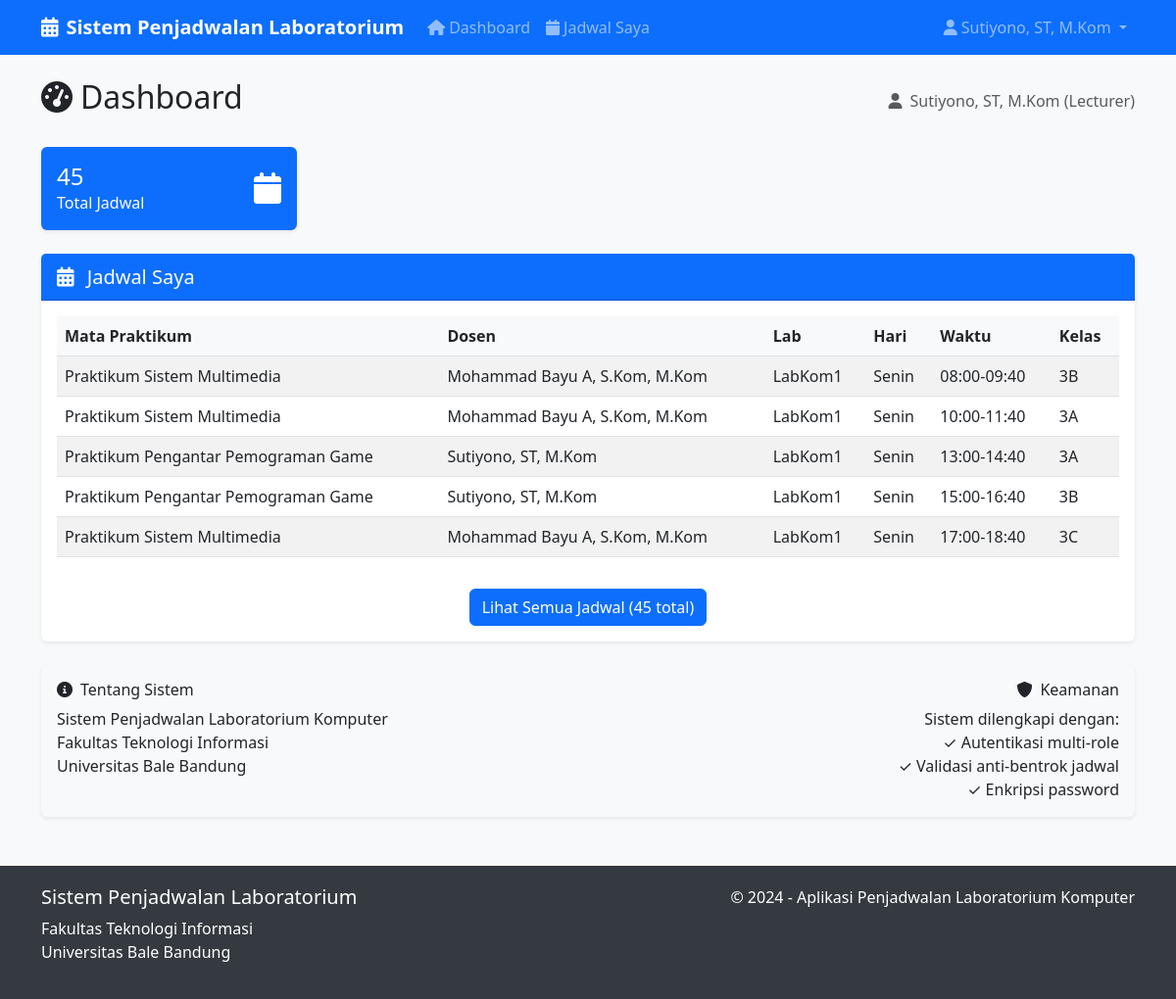
The app's page /dashboard (signed in) with its own data.
### app.py (models this page shows)
class User(db.Model):
    id = db.Column(db.Integer, primary_key=True)
    username = db.Column(db.String(80), unique=True, nullable=False)
    password = db.Column(db.String(120), nullable=False)
    role = db.Column(db.String(20), nullable=False)  # admin, staff, lecturer
    full_name = db.Column(db.String(100), nullable=False)
    schedules = db.relationship('Schedule', backref='lecturer', lazy=True)

class Schedule(db.Model):
    id = db.Column(db.Integer, primary_key=True)
    course_id = db.Column(db.Integer, db.ForeignKey('practicum.id'), nullable=False)
    lecturer_id = db.Column(db.Integer, db.ForeignKey('user.id'), nullable=False)
    lab_id = db.Column(db.Integer, db.ForeignKey('lab.id'), nullable=False)
    day = db.Column(db.String(10), nullable=False)  # Senin, Selasa, etc.
    time_slot = db.Column(db.String(20), nullable=False)  # 08:00-10:00, etc.
    class_name = db.Column(db.String(5), nullable=False)  # A, B, C
    created_at = db.Column(db.DateTime, default=datetime.utcnow)

class Practicum(db.Model):
    id = db.Column(db.Integer, primary_key=True)
    code = db.Column(db.String(20), unique=True, nullable=False)
    practicum_name = db.Column(db.String(100), nullable=False)
    semester = db.Column(db.Integer, nullable=False)  # 1-8
    sks = db.Column(db.Integer, nullable=False)  # 1-4
    schedules = db.relationship('Schedule', backref='practicum', lazy=True)

class Lab(db.Model):
    id = db.Column(db.Integer, primary_key=True)
    lab_name = db.Column(db.String(50), nullable=False)
    capacity = db.Column(db.Integer, nullable=False)
    schedules = db.relationship('Schedule', backref='laboratory', lazy=True)

### app.py (the view)
@app.route('/dashboard')
def dashboard():
    if 'user_id' not in session:
        return redirect(url_for('login'))
    user = User.query.get(session['user_id'])
    schedules = Schedule.query.all()
    practicums = Practicum.query.all()
    labs = Lab.query.all()
    users = User.query.all() if user.role == 'admin' else []
    return render_template('dashboard.html', user=user, schedules=schedules, courses=practicums, labs=labs, users=users)

### templates/dashboard.html (shortened to what this page needs)
{% extends "base.html" %}
{% block content %}
<div class="row">
    <div class="col-12">
        <div class="d-flex justify-content-between align-items-center mb-4">
            <h2><i class="fas fa-tachometer-alt me-2"></i>Dashboard</h2>
            <div class="text-muted">
                <i class="fas fa-user me-2"></i>{{ user.full_name }} ({{ user.role.title() }})
            </div>
        </div>
    </div>
</div>
<div class="row mb-4">
    <div class="col-md-3">
        <div class="card bg-primary text-white">
            <div class="card-body">
                <div class="d-flex justify-content-between">
                    <div>
                        <h4 class="mb-0">{{ schedules|length }}</h4>
                        <p class="mb-0">Total Jadwal</p>
                    </div>
                    <div class="align-self-center">
                        <i class="fas fa-calendar fa-2x"></i>
                    </div>
                </div>
            </div>
        </div>
    </div>
</div>
<div class="row">
    <div class="col-12">
        <div class="card">
            <div class="card-header d-flex justify-content-between align-items-center">
                <h5 class="mb-0">
                    <i class="fas fa-calendar-alt me-2"></i>
                    {% if user.role == 'lecturer' %}Jadwal Saya{% else %}Overview Jadwal{% endif %}
                </h5>
                <a href="{{ url_for('schedules') }}" class="btn btn-sm btn-outline-primary">
                    <i class="fas fa-list me-1"></i>Lihat Semua
                </a>
            </div>
            <div class="card-body">
                {% if schedules %}
                <div class="table-responsive">
                    <table class="table table-striped">
                        <thead>
                            <tr>
                                <th>Mata Praktikum</th>
                                <th>Dosen</th>
                                <th>Lab</th>
                                <th>Hari</th>
                                <th>Waktu</th>
                                <th>Kelas</th>
                            </tr>
                        </thead>
                        <tbody>
                            {% for schedule in schedules[:5] %}
                            <tr>
                                <td>{{ schedule.practicum.practicum_name }}</td>
                                <td>{{ schedule.lecturer.full_name }}</td>
                                <td>{{ schedule.laboratory.lab_name }}</td>
                                <td>{{ schedule.day }}</td>
                                <td>{{ schedule.time_slot }}</td>
                                <td>{{ schedule.practicum.semester }}{{ schedule.class_name }}</td>
                            </tr>
                            {% endfor %}
                        </tbody>
                    </table>
                </div>
                {% if schedules|length > 5 %}
                <div class="text-center mt-3">
                    <a href="{{ url_for('schedules') }}" class="btn btn-primary">
                        Lihat Semua Jadwal ({{ schedules|length }} total)
                    </a>
                </div>
                {% endif %}
                {% endif %}
            </div>
        </div>
    </div>
</div>
<div class="row mt-4">
    <div class="col-12">
        <div class="card bg-light">
            <div class="card-body">
                <div class="row">
                    <div class="col-md-6">
                        <h6><i class="fas fa-info-circle me-2"></i>Tentang Sistem</h6>
                        <p class="mb-0">Sistem Penjadwalan Laboratorium Komputer<br>
                            Fakultas Teknologi Informasi<br>
                            Universitas Bale Bandung</p>
                    </div>
                    <div class="col-md-6 text-md-end">
                        <h6><i class="fas fa-shield-alt me-2"></i>Keamanan</h6>
                        <p class="mb-0">Sistem dilengkapi dengan:<br>
                            ✓ Autentikasi multi-role<br>
                            ✓ Validasi anti-bentrok jadwal<br>
                            ✓ Enkripsi password</p>
                    </div>
                </div>
            </div>
        </div>
    </div>
</div>
{% endblock %}

### templates/base.html (shortened to what this page needs)
<!DOCTYPE html>
<html lang="id">
<head>
    <link href="https://cdn.jsdelivr.net/npm/bootstrap@5.3.0/dist/css/bootstrap.min.css" rel="stylesheet">
    <link href="https://cdnjs.cloudflare.com/ajax/libs/font-awesome/6.0.0/css/all.min.css" rel="stylesheet">
</head>
<body>
    <nav class="navbar navbar-expand-lg navbar-dark bg-primary">
        <div class="container">
            <a class="navbar-brand" href="{{ url_for('dashboard') }}">
                <i class="fas fa-calendar-alt me-2"></i>Sistem Penjadwalan Laboratorium
            </a>
            {% if session.user_id %}
            <div class="collapse navbar-collapse" id="navbarNav">
                <ul class="navbar-nav me-auto">
                    <li class="nav-item">
                        <a class="nav-link" href="{{ url_for('dashboard') }}">
                            <i class="fas fa-home me-1"></i>Dashboard
                        </a>
                    </li>
                    {% if session.role == 'lecturer' %}
                    <li class="nav-item">
                        <a class="nav-link" href="{{ url_for('schedules') }}">
                            <i class="fas fa-calendar me-1"></i>Jadwal Saya
                        </a>
                    </li>
                    {% endif %}
                </ul>
                <ul class="navbar-nav">
                    <li class="nav-item dropdown">
                        <a class="nav-link dropdown-toggle" href="#" role="button" data-bs-toggle="dropdown">
                            <i class="fas fa-user me-1"></i>{{ session.full_name }}
                        </a>
                    </li>
                </ul>
            </div>
            {% endif %}
        </div>
    </nav>
    <div class="container mt-4">
        {% block content %}{% endblock %}
    </div>
    <footer class="footer">
        <div class="container">
            <div class="row">
                <div class="col-md-6">
                    <h5>Sistem Penjadwalan Laboratorium</h5>
                    <p>Fakultas Teknologi Informasi<br>Universitas Bale Bandung</p>
                </div>
                <div class="col-md-6 text-md-end">
                    <p>&copy; 2024 - Aplikasi Penjadwalan Laboratorium Komputer</p>
                </div>
            </div>
        </div>
    </footer>
</body>
</html>

### templates/base.html (style rules this page uses)
body { background-color: #f8f9fa; }
.navbar-brand { font-weight: bold; }
.card { box-shadow: 0 0.125rem 0.25rem rgba(0, 0, 0, 0.075); border: none; }
.card-header { background-color: #0d6efd; color: white; font-weight: 600; }
.btn-primary { background-color: #0d6efd; border-color: #0d6efd; }
.table th { background-color: #f8f9fa; border-top: none; }
.footer { background-color: #343a40; color: white; padding: 20px 0; margin-top: 50px; }

### records on screen
User: full_name "Sutiyono, ST, M.Kom", role "Lecturer"
Schedule: practicum.practicum_name "Praktikum Sistem Multimedia", lecturer.full_name "Mohammad Bayu A, S.Kom, M.Kom", laboratory.lab_name "LabKom1", day "Senin", time_slot "08:00-09:40", practicum.semester "3", class_name "B"
Schedule: practicum.practicum_name "Praktikum Sistem Multimedia", lecturer.full_name "Mohammad Bayu A, S.Kom, M.Kom", laboratory.lab_name "LabKom1", day "Senin", time_slot "10:00-11:40", practicum.semester "3", class_name "A"
Schedule: practicum.practicum_name "Praktikum Pengantar Pemograman Game", lecturer.full_name "Sutiyono, ST, M.Kom", laboratory.lab_name "LabKom1", day "Senin", time_slot "13:00-14:40", practicum.semester "3", class_name "A"
Schedule: practicum.practicum_name "Praktikum Pengantar Pemograman Game", lecturer.full_name "Sutiyono, ST, M.Kom", laboratory.lab_name "LabKom1", day "Senin", time_slot "15:00-16:40", practicum.semester "3", class_name "B"
Schedule: practicum.practicum_name "Praktikum Sistem Multimedia", lecturer.full_name "Mohammad Bayu A, S.Kom, M.Kom", laboratory.lab_name "LabKom1", day "Senin", time_slot "17:00-18:40", practicum.semester "3", class_name "C"

### other values on screen
{{ schedules|length }} "45"
